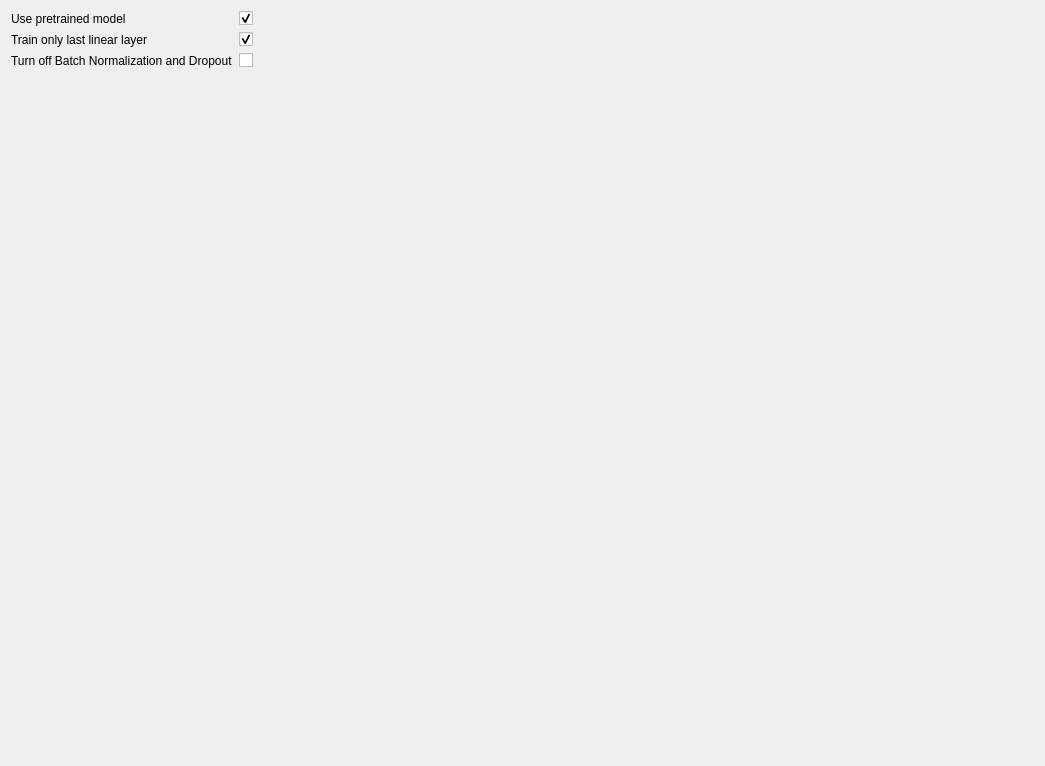
          <widget class="QWidget" name="tabNN">
           <property name="geometry">
            <rect>
             <x>0</x>
             <y>0</y>
             <width>1045</width>
             <height>766</height>
            </rect>
           </property>
           <attribute name="label">
            <string>Specific Settings for Neural Nets</string>
           </attribute>
           <layout class="QVBoxLayout" name="verticalLayoutz">
            <item>
             <layout class="QFormLayout" name="formLayout_2z">
              <item row="0" column="0">
               <widget class="QLabel" name="lblShowGpuInfoz">
                <property name="text">
                 <string>Use pretrained model</string>
                </property>
               </widget>
              </item>
              <item row="0" column="1">
               <widget class="QCheckBox" name="cbxPretrained">
                <property name="text">
                 <string/>
                </property>
                <property name="checked">
                 <bool>true</bool>
                </property>
               </widget>
              </item>
              <item row="1" column="0">
               <widget class="QLabel" name="lblShowNumberOfWorksz">
                <property name="text">
                 <string>Train only last linear layer</string>
                </property>
               </widget>
              </item>
              <item row="1" column="1">
               <widget class="QCheckBox" name="cbxTrainLastLayerOnly">
                <property name="text">
                 <string/>
                </property>
                <property name="checked">
                 <bool>true</bool>
                </property>
               </widget>
              </item>
              <item row="2" column="0">
               <widget class="QLabel" name="label_4">
                <property name="text">
                 <string>Turn off Batch Normalization and Dropout</string>
                </property>
               </widget>
              </item>
              <item row="2" column="1">
               <widget class="QCheckBox" name="cbxTurnOffBatchNormAndDropOut">
                <property name="text">
                 <string/>
                </property>
                <property name="checked">
                 <bool>false</bool>
                </property>
               </widget>
              </item>
             </layout>
            </item>
           </layout>
          </widget>
